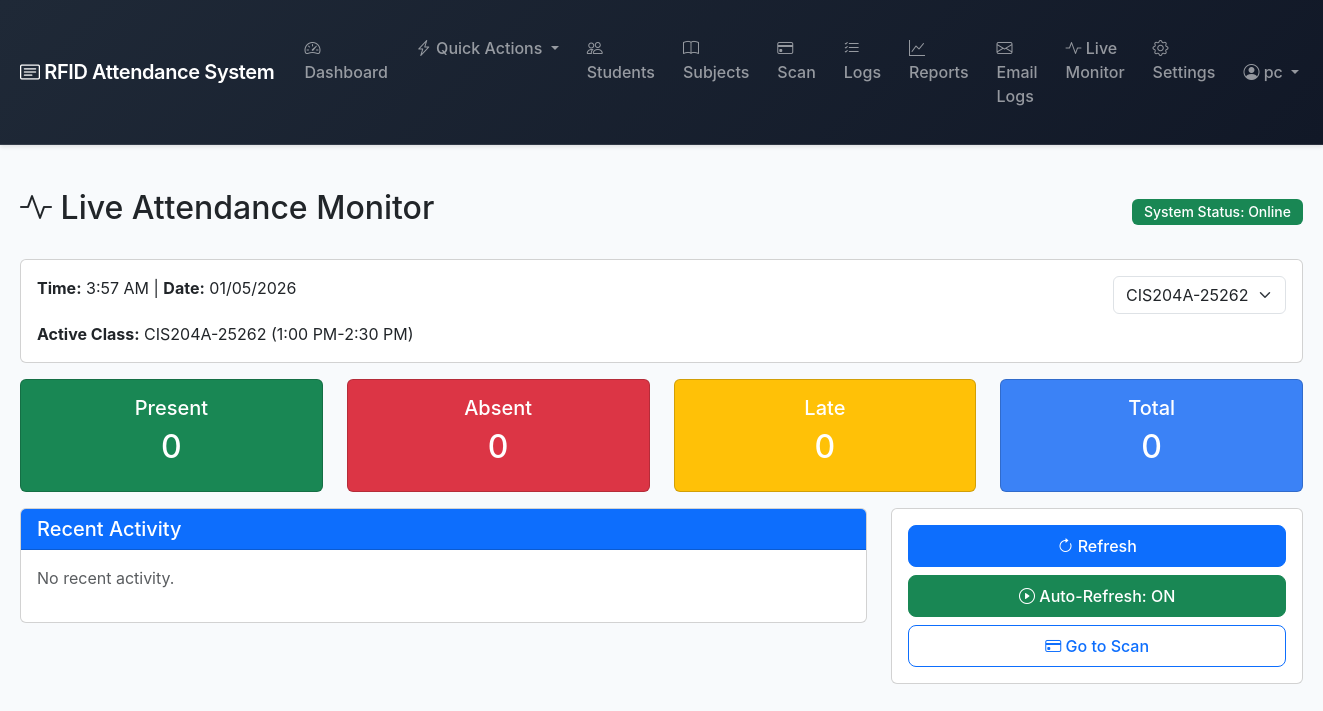
/live-monitor/ (signed in), run on the app's committed database.
### attendance/models.py (models this page shows, shortened)
class Subject(models.Model):
    code = models.CharField(max_length=20)
    name = models.CharField(max_length=100)
    instructor = models.ForeignKey('Instructor', on_delete=models.PROTECT, related_name='subjects', null=True, blank=True, help_text="Instructor assigned to this subject")
    adviser = models.ForeignKey(Adviser, on_delete=models.CASCADE, related_name='subjects', null=True, blank=True, help_text="Adviser who created/owns this subject")
    course = models.ForeignKey('Course', on_delete=models.PROTECT, related_name='subjects', null=True, blank=True, help_text="Course this subject belongs to (optional for general subjects)")
    course_code = models.CharField(max_length=50, blank=True, default='', help_text="Course code (e.g., BSIT, BSCS)")
    course_number = models.CharField(max_length=50, blank=True, default='', help_text="Course number (e.g., 101, 201)")
    schedule_days = models.CharField(max_length=50, blank=True, default='', help_text="e.g., Mon,Wed,Fri")
    schedule_time_start = models.TimeField(null=True, blank=True)
    schedule_time_end = models.TimeField(null=True, blank=True)
    is_active = models.BooleanField(default=True)
    created_at = models.DateTimeField(auto_now_add=True, null=True, blank=True)
    class Meta:
        ordering = ['code']
        unique_together = [['code', 'adviser']]

### attendance/views.py (the view)
# urls.py: path('live-monitor/', views.live_monitor, name='live_monitor'),
@login_required
def live_monitor(request):
    subject_id = request.GET.get('subject_id')
    today = timezone.now().date()
    subjects_qs = filter_subjects_by_user(request.user).filter(is_active=True)
    active_subject = None
    if subject_id:
        active_subject = subjects_qs.filter(id=subject_id).first()
    if not active_subject:
        active_subject = subjects_qs.first()
    attendances = Attendance.objects.filter(date=today).select_related('student', 'subject')
    if active_subject:
        attendances = attendances.filter(subject=active_subject)
    else:
        accessible_subject_ids = subjects_qs.values_list('id', flat=True)
        attendances = attendances.filter(subject_id__in=accessible_subject_ids)
    recent_activity = attendances.order_by('-time_in', '-time', '-created_at')[:10]
    stats = {
        'present': attendances.filter(status='PRESENT').count(),
        'absent': attendances.filter(status='ABSENT').count(),
        'late': attendances.filter(status='LATE').count(),
        'total': attendances.count(),
    }
    context = {
        'active_subject': active_subject,
        'subjects': subjects_qs,
        'recent_activity': recent_activity,
        'stats': stats,
        'current_time': timezone.now(),
    }
    return render(request, 'attendance/live_monitor.html', context)

### attendance/views.py (called while the page is built, shortened)
def filter_subjects_by_user(user):
    subjects = Subject.objects.all()
    if user.is_superuser or user.is_staff:
        return subjects
    else:
        return subjects.none()

### attendance/templates/attendance/live_monitor.html (shortened to what this page needs)
{% extends 'attendance/base.html' %}
{% block content %}
<div class="d-flex justify-content-between align-items-center mb-4">
    <h2><i class="bi bi-activity"></i> Live Attendance Monitor</h2>
    <div>
        <span class="badge bg-success">System Status: Online</span>
    </div>
</div>
<div class="card mb-3">
    <div class="card-body">
        <div class="row">
            <div class="col-md-6">
                <strong>Time:</strong> <span id="current-time">{{ current_time|date:"g:i A" }}</span> |
                <strong>Date:</strong> {{ current_time|date:"m/d/Y" }}
            </div>
            <div class="col-md-6 text-end">
                <form method="GET" action="{% url 'live_monitor' %}" class="d-inline">
                    <select name="subject_id" class="form-select d-inline-block" style="width: auto;" onchange="this.form.submit()">
                        {% for subject in subjects %}
                        <option value="{{ subject.id }}" {% if active_subject.id == subject.id %}selected{% endif %}>
                            {{ subject.code }}
                        </option>
                        {% endfor %}
                    </select>
                </form>
            </div>
        </div>
        {% if active_subject %}
        <div class="mt-2">
            <strong>Active Class:</strong> {{ active_subject.code }} ({{ active_subject.schedule_time_start|time:"g:i A"|default:"N/A" }}-{{ active_subject.schedule_time_end|time:"g:i A"|default:"N/A" }})
        </div>
        {% endif %}
    </div>
</div>
<div class="row mb-3">
    <div class="col-md-3">
        <div class="card text-white bg-success">
            <div class="card-body text-center">
                <h5>Present</h5>
                <h2 id="stat-present">{{ stats.present }}</h2>
            </div>
        </div>
    </div>
    <div class="col-md-3">
        <div class="card text-white bg-danger">
            <div class="card-body text-center">
                <h5>Absent</h5>
                <h2 id="stat-absent">{{ stats.absent }}</h2>
            </div>
        </div>
    </div>
    <div class="col-md-3">
        <div class="card text-white bg-warning">
            <div class="card-body text-center">
                <h5>Late</h5>
                <h2 id="stat-late">{{ stats.late }}</h2>
            </div>
        </div>
    </div>
    <div class="col-md-3">
        <div class="card text-white bg-info">
            <div class="card-body text-center">
                <h5>Total</h5>
                <h2 id="stat-total">{{ stats.total }}</h2>
            </div>
        </div>
    </div>
</div>
<div class="row">
    <div class="col-md-8">
        <div class="card">
            <div class="card-header bg-primary text-white">
                <h5 class="mb-0">Recent Activity</h5>
            </div>
            <div class="card-body" id="recent-activity">
                {% for activity in recent_activity %}
                <div class="activity-item">
                    <strong>
                        {% if activity.time_in %}
                            Time In: {{ activity.time_in|time:"g:i A" }}
                        {% elif activity.time %}
                            {{ activity.time|time:"g:i A" }}
                        {% else %}
                            --:--
                        {% endif %}
                        {% if activity.time_out %}
                            | Time Out: {{ activity.time_out|time:"g:i A" }}
                        {% endif %}
                    </strong> -
                    {{ activity.student.name }}
                    <span class="badge bg-{% if activity.status == 'PRESENT' %}success{% elif activity.status == 'LATE' %}warning{% else %}danger{% endif %} status-badge">
                        {{ activity.status }}
                    </span>
                </div>
                {% empty %}
                <p class="text-muted">No recent activity.</p>
                {% endfor %}
            </div>
        </div>
    </div>
    <div class="col-md-4">
        <div class="card">
            <div class="card-body">
                <div class="d-grid gap-2">
                    <button onclick="refreshData()" class="btn btn-primary">
                        <i class="bi bi-arrow-clockwise"></i> Refresh
                    </button>
                    <button onclick="toggleAutoRefresh()" class="btn btn-success" id="auto-refresh-btn">
                        <i class="bi bi-play-circle"></i> Auto-Refresh: <span id="auto-status">ON</span>
                    </button>
                    <a href="{% url 'scan' %}" class="btn btn-outline-primary">
                        <i class="bi bi-credit-card"></i> Go to Scan
                    </a>
                </div>
            </div>
        </div>
    </div>
</div>
{% endblock %}

### attendance/templates/attendance/base.html (shortened to what this page needs)
<!DOCTYPE html>
<html lang="en">
<head>
    <link href="https://cdn.jsdelivr.net/npm/bootstrap@5.3.0/dist/css/bootstrap.min.css" rel="stylesheet">
    <link rel="stylesheet" href="https://cdn.jsdelivr.net/npm/bootstrap-icons@1.11.0/font/bootstrap-icons.css">
</head>
<body>
    {% if user.is_authenticated %}
    <nav class="navbar navbar-expand-lg navbar-dark {% if user.student_profile %}bg-success{% elif is_adviser %}bg-info{% else %}bg-dark{% endif %} mb-4">
        <div class="container-fluid">
            <a class="navbar-brand" href="{% if user.student_profile %}{% url 'student_features' %}{% elif is_adviser %}{% url 'adviser_features' %}{% else %}{% url 'dashboard' %}{% endif %}">
                <i class="bi bi-card-text"></i> RFID Attendance System
            </a>
            <div class="collapse navbar-collapse" id="navbarNav">
                {% if user.student_profile %}
                <ul class="navbar-nav me-auto">
                    <li class="nav-item">
                        <a class="nav-link" href="{% url 'student_features' %}">
                            <i class="bi bi-speedometer2"></i> Features
                        </a>
                    </li>
                    <li class="nav-item">
                        <a class="nav-link" href="{% url 'student_dashboard' %}">
                            <i class="bi bi-clipboard-data"></i> My Dashboard
                        </a>
                    </li>
                    <li class="nav-item">
                        <a class="nav-link" href="{% url 'student_enroll_subjects' %}">
                            <i class="bi bi-book-plus"></i> Enroll Subjects
                        </a>
                    </li>
                </ul>
                <ul class="navbar-nav">
                    <li class="nav-item dropdown">
                        <a class="nav-link dropdown-toggle" href="#" id="navbarDropdown" role="button" data-bs-toggle="dropdown">
                            <i class="bi bi-person-circle"></i> {{ user.student_profile.name }}
                        </a>
                        <ul class="dropdown-menu dropdown-menu-end">
                            <li><a class="dropdown-item" href="{% url 'student_features' %}">
                                <i class="bi bi-speedometer2"></i> Features Dashboard
                            </a></li>
                            <li><a class="dropdown-item" href="{% url 'student_dashboard' %}">
                                <i class="bi bi-house"></i> Dashboard
                            </a></li>
                            <li><a class="dropdown-item" href="{% url 'student_enroll_subjects' %}">
                                <i class="bi bi-book-plus"></i> Enroll Subjects
                            </a></li>
                            <li><hr class="dropdown-divider"></li>
                            <li><a class="dropdown-item" href="{% url 'student_logout' %}">
                                <i class="bi bi-box-arrow-right"></i> Logout
                            </a></li>
                        </ul>
                    </li>
                </ul>
                {% else %}
                <ul class="navbar-nav me-auto">
                    <li class="nav-item">
                        <a class="nav-link" href="{% url 'dashboard' %}">
                            <i class="bi bi-speedometer2"></i> Dashboard
                        </a>
                    </li>
                    <li class="nav-item dropdown">
                        <a class="nav-link dropdown-toggle" href="#" id="quickActionsDropdown" role="button" data-bs-toggle="dropdown" aria-expanded="false">
                            <i class="bi bi-lightning-charge"></i> Quick Actions
                        </a>
                    </li>
                    <li class="nav-item">
                        <a class="nav-link" href="{% url 'student_list' %}">
                            <i class="bi bi-people"></i> Students
                        </a>
                    </li>
                    <li class="nav-item">
                        <a class="nav-link" href="{% url 'subject_list' %}">
                            <i class="bi bi-book"></i> Subjects
                        </a>
                    </li>
                    <li class="nav-item">
                        <a class="nav-link" href="{% url 'scan' %}">
                            <i class="bi bi-credit-card"></i> Scan
                        </a>
                    </li>
                    <li class="nav-item">
                        <a class="nav-link" href="{% url 'attendance_logs' %}">
                            <i class="bi bi-list-check"></i> Logs
                        </a>
                    </li>
                    <li class="nav-item">
                        <a class="nav-link" href="{% url 'student_summary' %}">
                            <i class="bi bi-graph-up"></i> Reports
                        </a>
                    </li>
                    <li class="nav-item">
                        <a class="nav-link" href="{% url 'email_logs' %}">
                            <i class="bi bi-envelope"></i> Email Logs
                        </a>
                    </li>
                    <li class="nav-item">
                        <a class="nav-link" href="{% url 'live_monitor' %}">
                            <i class="bi bi-activity"></i> Live Monitor
                        </a>
                    </li>
                    <li class="nav-item">
                        <a class="nav-link" href="{% url 'settings' %}">
                            <i class="bi bi-gear"></i> Settings
                        </a>
                    </li>
                </ul>
                <ul class="navbar-nav">
                    <li class="nav-item dropdown">
                        <a class="nav-link dropdown-toggle" href="#" id="navbarDropdown" role="button" data-bs-toggle="dropdown">
                            <i class="bi bi-person-circle"></i> {{ user.get_full_name|default:user.username }}
                        </a>
                    </li>
                </ul>
                {% endif %}
            </div>
        </div>
    </nav>
    {% endif %}
    <div class="container-fluid">
        {% block content %}{% endblock %}
    </div>
</body>
</html>

### attendance/templates/attendance/base.html (style rules this page uses)
:root { --primary-blue: #2563eb; --primary-blue-dark: #1e40af; --primary-blue-light: #3b82f6; --nav-bg-adviser: #1e3a8a; --nav-bg-student: #059669; --nav-bg-admin: #1f2937; }
body { background-color: #f8fafc; font-family: -apple-system, BlinkMacSystemFont, 'Segoe UI', Roboto, 'Helvetica Neue', Arial, sans-serif; }
.navbar { box-shadow: 0 2px 4px rgba(0,0,0,0.1); border-bottom: 1px solid rgba(255,255,255,0.1); }
.navbar-dark.bg-dark { background: linear-gradient(135deg, var(--nav-bg-admin) 0%, #111827 100%) !important; }
.navbar-brand { font-weight: 600; font-size: 1.25rem; letter-spacing: -0.02em; }
.nav-link { font-weight: 500; transition: all 0.2s ease; border-radius: 6px; margin: 0 2px; padding: 8px 12px !important; }
.badge { padding: 6px 12px; font-weight: 500; border-radius: 6px; font-size: 0.875rem; }
.btn { border-radius: 8px; font-weight: 500; padding: 8px 16px; transition: all 0.2s ease; }
.container-fluid { padding: 20px; }
.bg-info { background-color: #3b82f6 !important; }
html { scroll-behavior: smooth; }

### data on the page
Subject: code "CIS204A-25262", schedule_time_start "1:00 PM", schedule_time_end "2:30 PM"

### other printed values
{{ user.get_full_name|default:user.username }} "pc"
{{ stats.present }} "0"
{{ stats.absent }} "0"
{{ stats.late }} "0"
{{ stats.total }} "0"
form field subject_id "CIS204A-25262"
